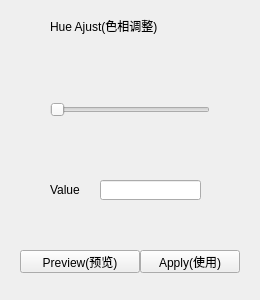
<?xml version="1.0" encoding="UTF-8"?>
<ui version="4.0">
 <class>HueAdjsutWidget</class>
 <widget class="QWidget" name="HueAdjsutWidget">
  <property name="geometry">
   <rect>
    <x>0</x>
    <y>0</y>
    <width>260</width>
    <height>300</height>
   </rect>
  </property>
  <property name="windowTitle">
   <string>Form</string>
  </property>
  <widget class="QLabel" name="label">
   <property name="geometry">
    <rect>
     <x>50</x>
     <y>10</y>
     <width>181</width>
     <height>31</height>
    </rect>
   </property>
   <property name="text">
    <string>Hue Ajust(色相调整)</string>
   </property>
  </widget>
  <widget class="QSlider" name="hueSlider">
   <property name="geometry">
    <rect>
     <x>50</x>
     <y>100</y>
     <width>160</width>
     <height>19</height>
    </rect>
   </property>
   <property name="maximum">
    <number>100</number>
   </property>
   <property name="orientation">
    <enum>Qt::Horizontal</enum>
   </property>
  </widget>
  <widget class="QLineEdit" name="hueEdit">
   <property name="geometry">
    <rect>
     <x>100</x>
     <y>180</y>
     <width>101</width>
     <height>20</height>
    </rect>
   </property>
   <property name="inputMethodHints">
    <set>Qt::ImhDigitsOnly</set>
   </property>
  </widget>
  <widget class="QPushButton" name="applyBtn">
   <property name="geometry">
    <rect>
     <x>140</x>
     <y>250</y>
     <width>100</width>
     <height>23</height>
    </rect>
   </property>
   <property name="text">
    <string>Apply(使用)</string>
   </property>
  </widget>
  <widget class="QPushButton" name="previewBtn">
   <property name="geometry">
    <rect>
     <x>20</x>
     <y>250</y>
     <width>120</width>
     <height>23</height>
    </rect>
   </property>
   <property name="text">
    <string>Preview(预览)</string>
   </property>
  </widget>
  <widget class="QLabel" name="label_2">
   <property name="geometry">
    <rect>
     <x>50</x>
     <y>180</y>
     <width>41</width>
     <height>20</height>
    </rect>
   </property>
   <property name="text">
    <string>Value</string>
   </property>
  </widget>
 </widget>
 <resources/>
 <connections/>
</ui>
